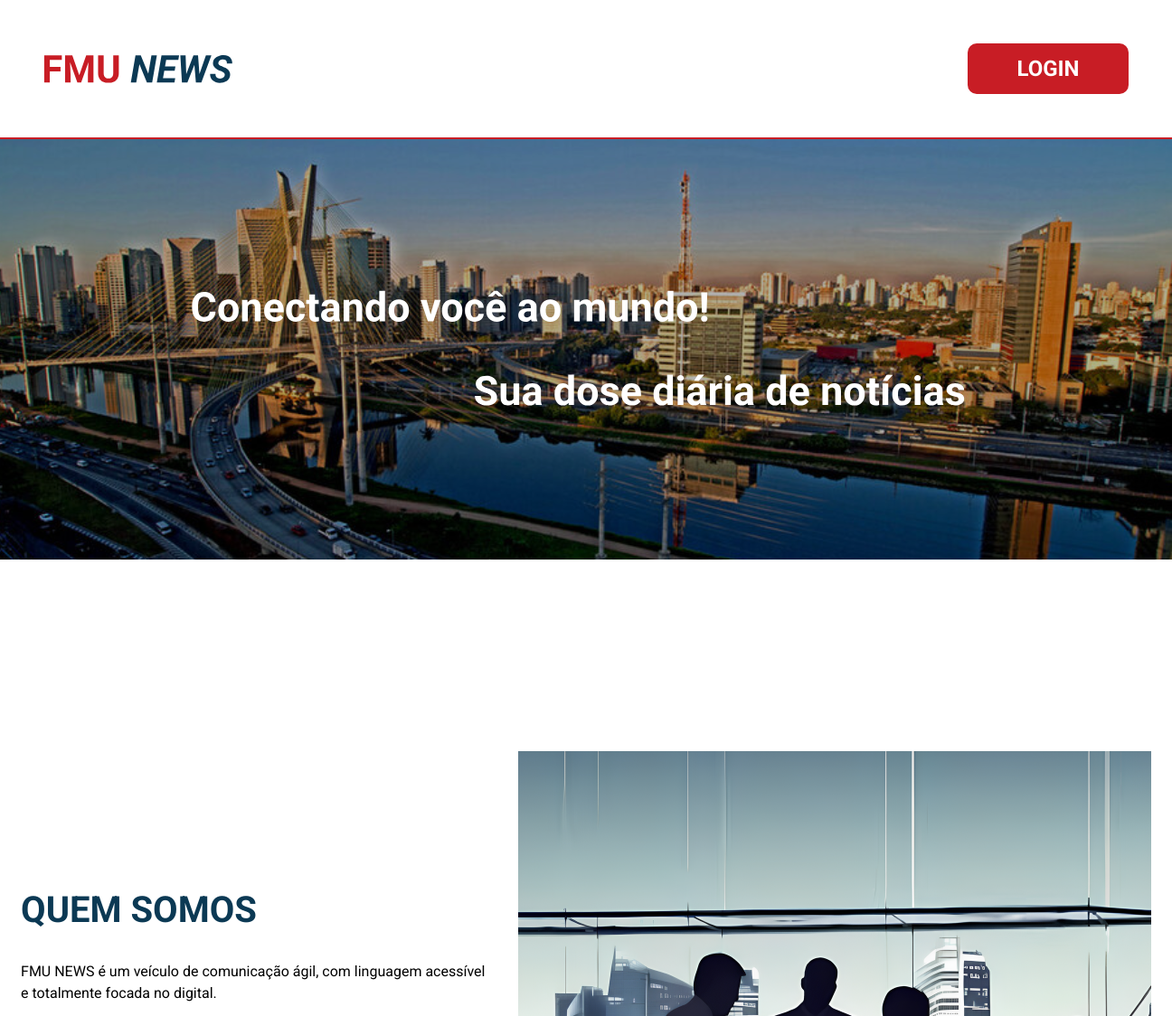
/ (upper part), run on an earlier commit of the app's database.
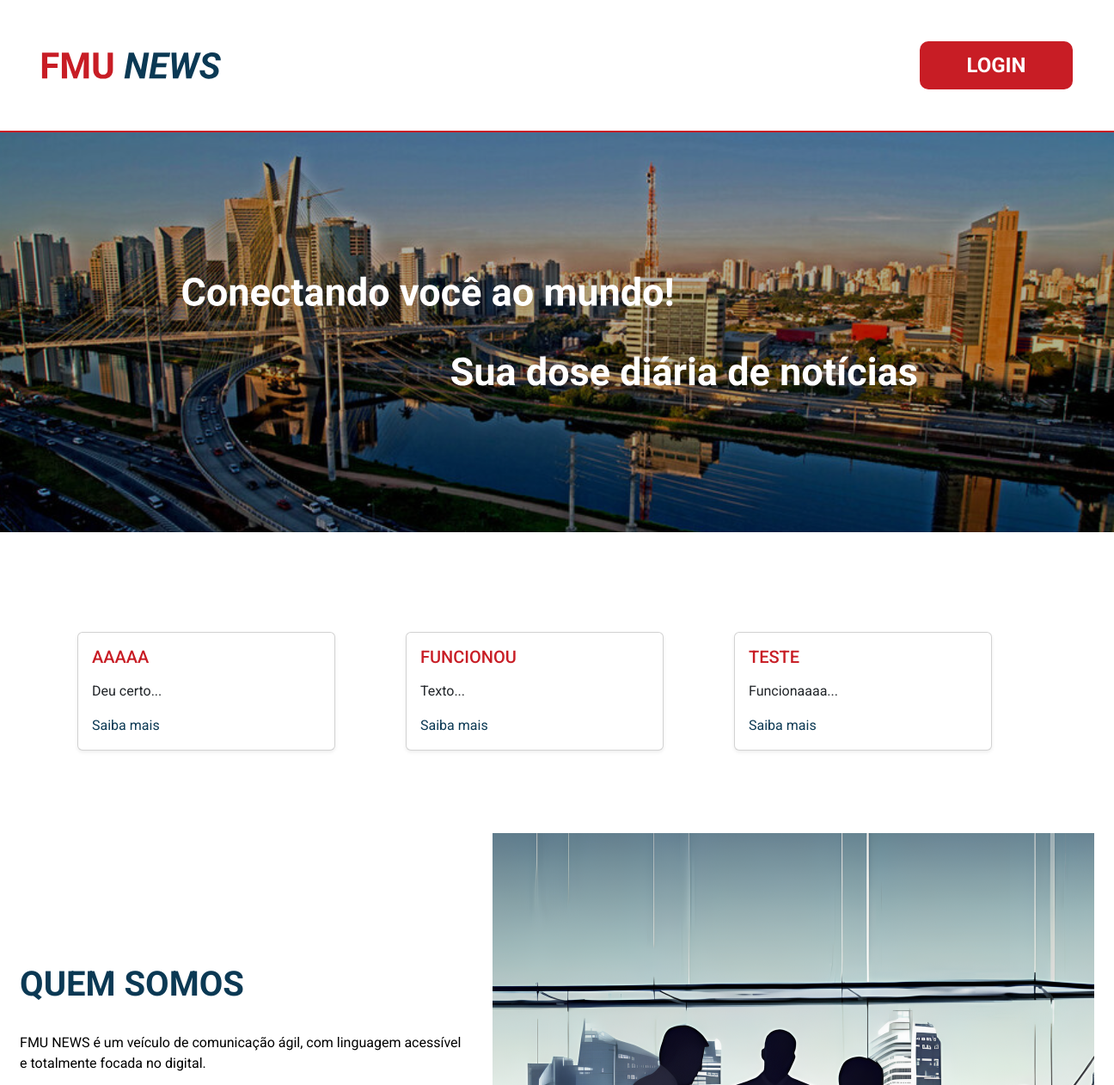
And on a later commit of the database.
### tables this page shows
CREATE TABLE `post` (
  `id_post` int(11) NOT NULL,
  `postagem` text NOT NULL,
  `id_cliente` int(11) NOT NULL,
  `titulo` varchar(200) NOT NULL
);

### index.php (the view, shortened to what this page needs)
<?php
include_once "conexao.php";
try {
    $select = $con->prepare("SELECT * FROM post");
    $select->execute();
?>
<!DOCTYPE html>
<html lang="pt-br">
<head>
    <link href="https://cdn.jsdelivr.net/npm/bootstrap@5.3.3/dist/css/bootstrap.min.css" rel="stylesheet">
    <link href="https://cdn.jsdelivr.net/npm/bootstrap@5.3.3/dist/css/bootstrap.min.css" rel="stylesheet">
    <link rel="stylesheet" href="./assets/css/style.css">
    <link rel="stylesheet" href="https://unpkg.com/swiper/swiper-bundle.min.css">
</head>
<body>
    <header class="borda-vermelha border-2 border-top-0 border-end-0 border-start-0">
        <div class="d-flex justify-content-between align-items-center m-5 teste cabecalho">
            <img src="./assets/imagens/logo.svg" alt="Logo do FMU News com o FMU na cor vermelha e o News na cor azul">
            <a href="./login.html"><button class="botao-estilo botao-cadastro borda-raio fw-bold">LOGIN</button></a>
        </div>
    </header>
    <main class="d-flex flex-column justify-content-center align-items-center">
        <section class="banner mb-5">
            <img src="./assets/imagens/Banner.svg" alt="">
        </section>
        <section class="container my-5">
            <div class="swiper-container">
                <div class="swiper-wrapper">
                    <?php
                    while ($result = $select->fetch()) {
                        $id_post = $result['id_post'];
                        $titulo = $result['titulo'];
                        $descricao = substr($result['postagem'], 0, 100) . '...';
                        echo "
                        <div class='swiper-slide'>
                            <div class='card shadow-sm h-100 card-clicar '>
                                <div class='card-body fundo-azul' style=''>
                                    <h5 class='card-title fonte-20 text-uppercase mb-3' style='color: var(--main-color)'>$titulo</h5>
                                    <p class='card-text'>$descricao</p>
                                    <a href='noticia.php?id_post=$id_post' class='texto-azul fonte-16' style='text-decoration: none;'>Saiba mais</a>
                                </div>
                            </div>
                        </div>
                        ";
                    }
                } catch (PDOException $e) {
                    echo "Erro: " . $e->getMessage();
                }
                    ?>
                </div>
            </div>
        </section>
        <section class="quem-somos d-flex align-items-center justify-content-center m-5">
            <div class="quem-somos-content d-flex justify-content-center flex-column">
                <h3 class="fw-bold text text-uppercase texto-azul fonte-40">Quem somos</h3>
                <p class="fonte-16 fonte-preta">FMU NEWS é um veículo de comunicação ágil, com linguagem acessível e totalmente focada no digital.</p>
            </div>
            <img src="./assets/imagens/quem-somos.svg" alt="">
        </section>
    </main>
</body>
</html>

What changed in the data, as far as the page shows it:
added post: titulo "AAAAA", postagem "Deu certo..."
added post: titulo "FUNCIONOU", postagem "Texto..."
added post: titulo "TESTE", postagem "Funcionaaaa..."
